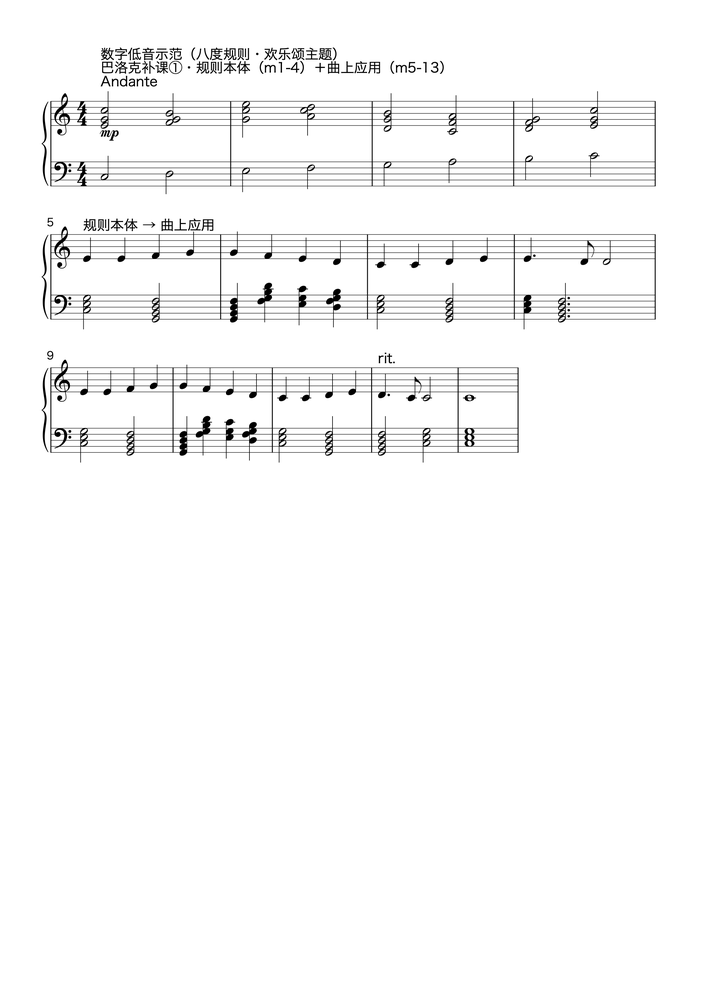
#> input picture yigong/samples/数字低音示范/数字低音示范.png, 706 x 999 px, shrunk from 2100 x 2970 before the run
$ python '工具_谱种路由.py' '../yigong/samples/数字低音示范/数字低音示范.png'
#> lines starting #> are read from the running program, lines starting #| are printed output that depends on the picture; after the words box and inside, x2 and y2 are one past the last pixel; in counts of white or black regions, pixels touching at a corner belong together
#!/usr/bin/env python3
# -*- coding: utf-8 -*-
# Score-type router v1 (2026-10-10, system-convergence piece) -- one image in, detect the notation type, route to the matching engine.
# Criteria (rule heuristics, fully explainable):
#   1. horizontal staff-line detection (morphology + grouping): 5-line groups -> staff notation; 6-line groups -> tab
#   2. no staff lines: inspect character blocks: small, many, narrow -> numbered notation; medium square blocks -> block-character notation (guqin/tab, split coarsely by slash density)
#   3. neither -> unknown (honest refusal, no guessing)
# Usage: python3 <this script> <image> [--json out.json]
import argparse
import json
import os

# Late-tolerant visual deps: module imports without them; main fails cleanly with rc=3 (no bare crash)
try:
    import cv2
    import numpy as np
    _DEPS_ERR = None
except ImportError as _e:
    cv2 = np = None
    _DEPS_ERR = _e


def load_gray(path):
    img = cv2.imread(path, cv2.IMREAD_GRAYSCALE)
    if img is None:
        print(f'读不到图：{path}')
        raise SystemExit(2)
    return img


def detect_hlines(gray):
    """检测水平直线：自适应二值→横向开运算→轮廓→返回水平线段的 (y, x1, x2, 长度)。"""
    h, w = gray.shape
    bw = cv2.adaptiveThreshold(gray, 255, cv2.ADAPTIVE_THRESH_MEAN_C,
                               cv2.THRESH_BINARY_INV, 25, 10)
    kernel = cv2.getStructuringElement(cv2.MORPH_RECT, (max(30, w // 12), 1))
    horiz = cv2.morphologyEx(bw, cv2.MORPH_OPEN, kernel)
    cnts, _ = cv2.findContours(horiz, cv2.RETR_EXTERNAL, cv2.CHAIN_APPROX_SIMPLE)
    lines = []
    for c in cnts:
        x, y, cw, ch = cv2.boundingRect(c)
        if cw >= w * 0.25 and ch <= 6:
            lines.append((y + ch / 2, x, x + cw, cw))
    return sorted(lines)


def longest_equidistant_run(lines, tol=0.35, min_gap=4, max_gap=40):
    """找最长"近等距"水平线串。返回 (串长, 平均间距)。v1.2：替代按 5 条硬找（六线谱会被 5 条子组套中）。"""
    ys = sorted(set(round(l[0]) for l in lines))
    best = (0, 0.0)
    for i in range(len(ys)):
        run = [ys[i]]
        gaps = []
        for j in range(i + 1, len(ys)):
            g = ys[j] - run[-1]
            if min_gap <= g <= max_gap and (not gaps or abs(g - sum(gaps) / len(gaps)) <= tol * (sum(gaps) / len(gaps))):
                gaps.append(g)
                run.append(ys[j])
            elif g > max_gap:
                break
        if len(run) > best[0]:
            best = (len(run), (sum(gaps) / len(gaps)) if gaps else 0.0)
    return best


def char_blocks(gray):
    """字符连通域统计（排除大色块/框线）。"""
    bw = cv2.adaptiveThreshold(gray, 255, cv2.ADAPTIVE_THRESH_MEAN_C,
                               cv2.THRESH_BINARY_INV, 25, 10)
    cnts, _ = cv2.findContours(bw, cv2.RETR_EXTERNAL, cv2.CHAIN_APPROX_SIMPLE)
    h, w = gray.shape
    blocks = []
    for c in cnts:
        x, y, cw, ch = cv2.boundingRect(c)
        area = cw * ch
        if area < 40 or area > h * w * 0.2:
            continue
        if cw > w * 0.6:      # 横贯=谱线类，不算字
            continue
        blocks.append((cw, ch, area))
    return blocks


def route(path):
    gray = load_gray(path)
    h, w = gray.shape
    lines = detect_hlines(gray)
    run, gap = longest_equidistant_run(lines)
    # Line-count verdict: exactly 6 -> tab; multiple of 5 -> staff (several staves stacked); 5 -> staff; otherwise staff with doubt
    gap6 = gap
    if run == 6:
        g5, g6, gap5 = 0, 1, gap
    elif run >= 5 and run % 5 == 0:
        g5, g6, gap5 = run // 5, 0, gap
    elif run == 5:
        g5, g6, gap5 = 1, 0, gap
    else:
        g5, g6, gap5 = (1 if run >= 5 else 0), 0, gap
    blocks = char_blocks(gray)
    n_blocks = len(blocks)
    if n_blocks:
        med_w = float(np.median([b[0] for b in blocks]))
        med_h = float(np.median([b[1] for b in blocks]))
    else:
        med_w = med_h = 0

    result = {'file': os.path.basename(path), 'size': [w, h],
              'hlines': len(lines), 'staff5_groups': g5, 'staff5_gap': round(gap5, 1),
              'staff6_groups': g6, 'staff6_gap': round(gap6, 1),
              'blocks': n_blocks, 'median_block': [round(med_w, 1), round(med_h, 1)]}

    if g5 >= 2 and gap5 >= 6:
        result.update(spec='五线谱', engine='oemer / SMT（骨架）', why=f'检出 {g5} 组五线谱表（间距 {gap5:.0f}px）')
    elif g6 >= 1 and g6 > g5:
        result.update(spec='六线谱', engine='TabOMR', why=f'检出 {g6} 组六线组')
    elif g5 == 1 and g6 == 0:
        result.update(spec='五线谱', engine='oemer / SMT（骨架）', why='检出 1 组五线谱表')
    elif lines and max(l[3] for l in lines) > w * 0.8 and n_blocks < 40:
        result.update(spec='方格稿/其他表格', engine='待人工', why='长横线多、字块少')
    else:
        # No staff lines: coarse split by ink density (dense scan copy vs sparse print)
        _bw = cv2.adaptiveThreshold(gray, 255, cv2.ADAPTIVE_THRESH_MEAN_C, cv2.THRESH_BINARY_INV, 25, 10)
        ink = float((_bw > 0).mean())
        result['ink'] = round(ink, 4)
        if ink > 0.15:
            result.update(spec='影印密排谱（工尺/古籍类）', engine='SuziOMR（工尺）/ 需目核',
                          why=f'无谱线、墨量比高（{ink:.3f}，影印/密排特征）')
        elif n_blocks >= 60 and 0 < med_w <= w * 0.05 and med_h <= h * 0.06:
            # many small blocks: numbered notation (digits are narrow); block-character notation has larger blocks
            result.update(spec='简谱', engine='OrpheusNet', why=f'无谱线、小字块多（{n_blocks}，中位 {med_w:.0f}x{med_h:.0f}）')
        elif n_blocks >= 20 and med_w > w * 0.03:
            result.update(spec='方块字谱（减字谱/工尺谱）', engine='auto-dapu（古琴）/ SuziOMR（工尺）',
                          why=f'无谱线、中型方块字（{n_blocks}，中位 {med_w:.0f}x{med_h:.0f}）——两类细分待升级')
        else:
            result.update(spec='unknown', engine='拒判', why=f'无谱线、字块少（{n_blocks}）')
    return result


def main():
    ap = argparse.ArgumentParser()
    ap.add_argument('img')
    ap.add_argument('--json', default=None)
    a = ap.parse_args()
    if _DEPS_ERR is not None:
        print(f'缺依赖：{_DEPS_ERR}（装法：pip install opencv-python numpy）')
        raise SystemExit(3)
    r = route(a.img)
#> in load_gray, img is the input picture: shape (999, 706); min 0, max 255, mean 248.2
#> in detect_hlines, `bw = cv2.adaptiveThreshold(gray, 255, cv2.ADAPTIVE_THRESH_MEAN_C, cv2...`:
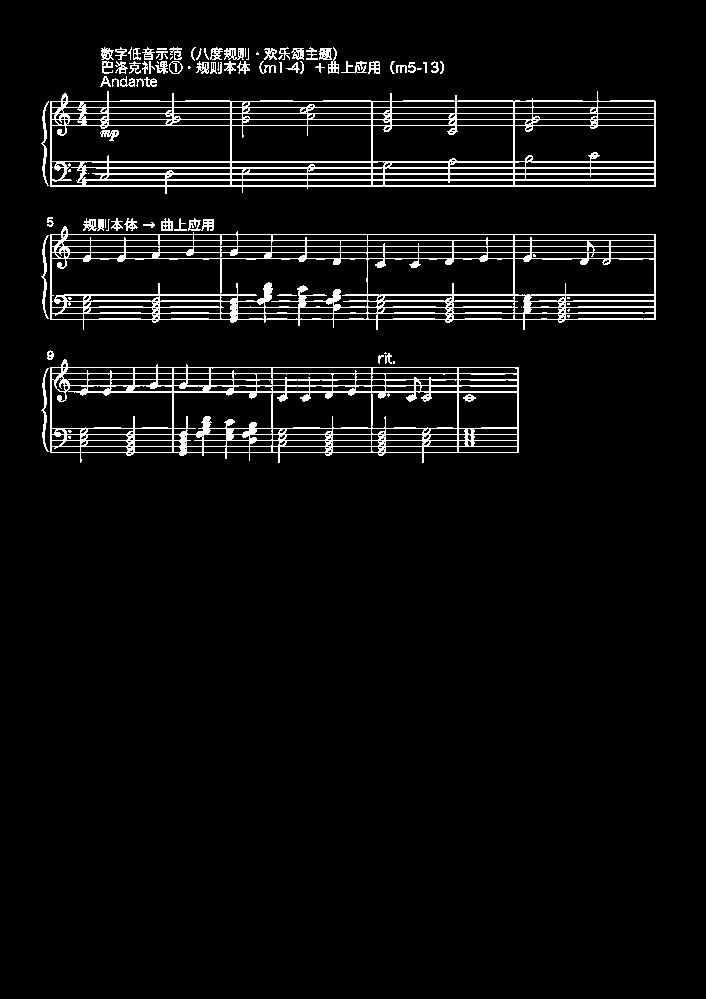
#> bw: shape (999, 706); 5.3% white in thin lines or dots, all inside (x1, y1, x2, y2) = (41, 47, 656, 463)
#> in detect_hlines, `horiz = cv2.morphologyEx(bw, cv2.MORPH_OPEN, kernel)`:
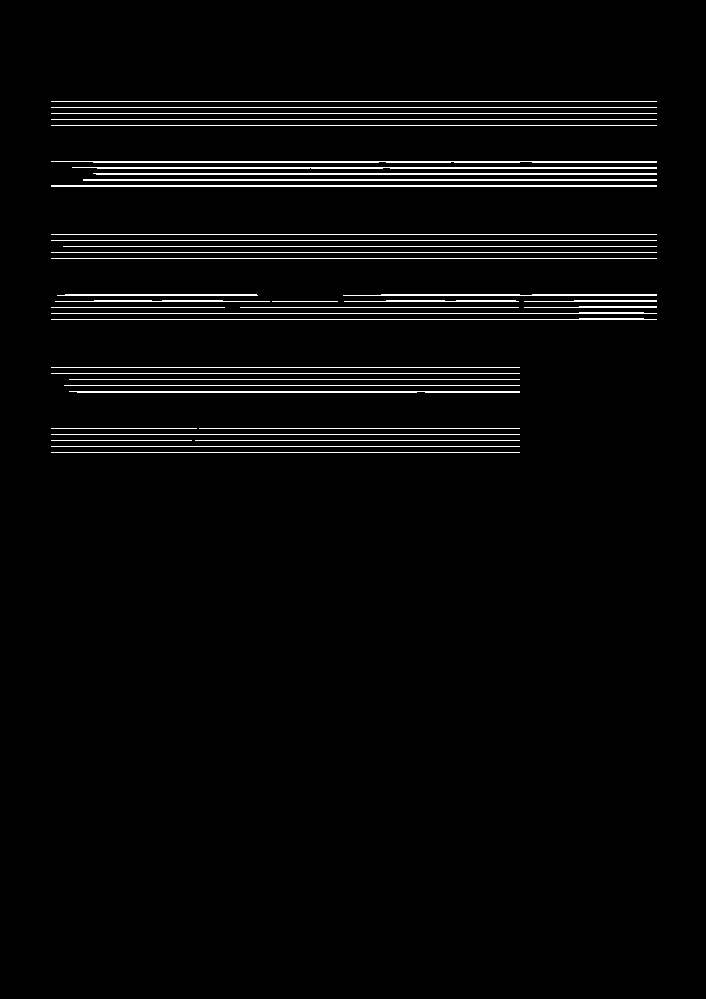
#> horiz: shape (999, 706); 2.9% white in thin lines or dots, all inside (x1, y1, x2, y2) = (51, 101, 657, 453)
#> in detect_hlines, `cnts, _ = cv2.findContours(horiz, cv2.RETR_EXTERNAL, cv2.CHAIN_APPROX_..`: cnts = 38 contours, 24 with area under 20; largest, box (x1, y1, x2, y2) and area: (51, 185, 657, 187) 605, (83, 179, 657, 181) 573, (93, 173, 657, 175) 560, (72, 167, 657, 169) 552, (51, 161, 657, 163) 542
#> the loop in detect_hlines, `for c in cnts:` made 38 passes
#> (c, x, y, cw, ch) on passes 1, 2, 3, 4, 5, 6, 7, 9, 10, 11, 12, 15: ([[51, 452], [519, 452]], 51, 452, 469, 1), ([[51, 446], [519, 446]], 51, 446, 469, 1), ([[195, 440], [519, 440]], 195, 440, 325, 1), ([[51, 440], [191, 440]], 51, 440, 141, 1), ([[51, 434], [519, 434]], 51, 434, 469, 1), ([[199, 428], [519, 428]], 199, 428, 321, 1), ([[51, 428], [196, 428]], 51, 428, 146, 1), ([[64, 385], [519, 385]], 64, 385, 456, 1), ([[69, 379], [519, 379]], 69, 379, 451, 1), ([[51, 373], [519, 373]], 51, 373, 469, 1), ([[51, 367], [519, 367]], 51, 367, 469, 1), ([[240, 307], [518, 307]], 240, 307, 279, 1)
#> (x, y, cw, ch) on passes 8, 13, 14, 17, 19, 20: (69, 391, 451, 2), (51, 318, 606, 2), (51, 312, 606, 2), (524, 306, 133, 2), (524, 300, 133, 2), (344, 300, 175, 2)
#> after the loop in detect_hlines, `for c in cnts:`: lines = 31 items, first 6: (452.5, 51, 520, 469), (446.5, 51, 520, 469), (440.5, 195, 520, 325), (434.5, 51, 520, 469), (428.5, 199, 520, 321), (392, 69, 520, 451)
#> in route, `lines = detect_hlines(gray)`: lines = 31 items, first 6: (101.5, 51, 657, 606), (107.5, 51, 657, 606), (113.5, 51, 657, 606), (119.5, 51, 657, 606), (125.5, 51, 657, 606), (162, 51, 657, 606)
#> in longest_equidistant_run, `ys = sorted(set(round(l[0]) for l in lines))`: ys = 30 values from 102 to 452
#> the loop in longest_equidistant_run, `for i in range(len(ys)):` made 30 passes
#> best on pass 1: (5, 6)
#> in route, `run, gap = longest_equidistant_run(lines)`: run = 5; gap = 6
#> in route, `g5, g6, gap5 = run // 5, 0, gap`: g5 = 1; g6 = 0; gap5 = 6
#> in char_blocks, `cnts, _ = cv2.findContours(bw, cv2.RETR_EXTERNAL, cv2.CHAIN_APPROX_SIM..`: cnts = 82 contours, 33 with area under 20; largest, box (x1, y1, x2, y2) and area: (50, 91, 656, 194) 51893, (50, 226, 656, 330) 51568, (50, 359, 519, 463) 39933, (188, 218, 214, 231) 183, (224, 48, 244, 60) 134
#> the loop in char_blocks, `for c in cnts:` made 82 passes
#> (x, y, cw, ch, area) on passes 1, 3, 4, 5, 7, 8, 9, 10, 11, 13, 14, 15: (41, 368, 8, 84, 672), (50, 359, 469, 104, 48776), (378, 355, 6, 9, 54), (385, 353, 7, 11, 77), (47, 350, 7, 10, 70), (41, 235, 8, 84, 672), (50, 226, 606, 104, 63024), (143, 222, 12, 6, 72), (106, 219, 4, 12, 48), (97, 219, 7, 12, 84), (188, 218, 26, 13, 338), (174, 218, 13, 13, 169)
#> after the loop in char_blocks, `for c in cnts:`: blocks = 63 items, first 6: (8, 84, 672), (6, 9, 54), (7, 11, 77), (7, 10, 70), (8, 84, 672), (12, 6, 72)
#> in route, `n_blocks = len(blocks)`: n_blocks = 63
#> in route, `med_w = float(np.median([b[0] for b in blocks]))`: med_w = 11
#> in route, `med_h = float(np.median([b[1] for b in blocks]))`: med_h = 13
#> r = 12 items
    print(json.dumps(r, ensure_ascii=False, indent=1))
#> (printed output is left out)
    if a.json:
        json.dump(r, open(a.json, 'w', encoding='utf-8'), ensure_ascii=False, indent=1)


if __name__ == '__main__':
    main()
